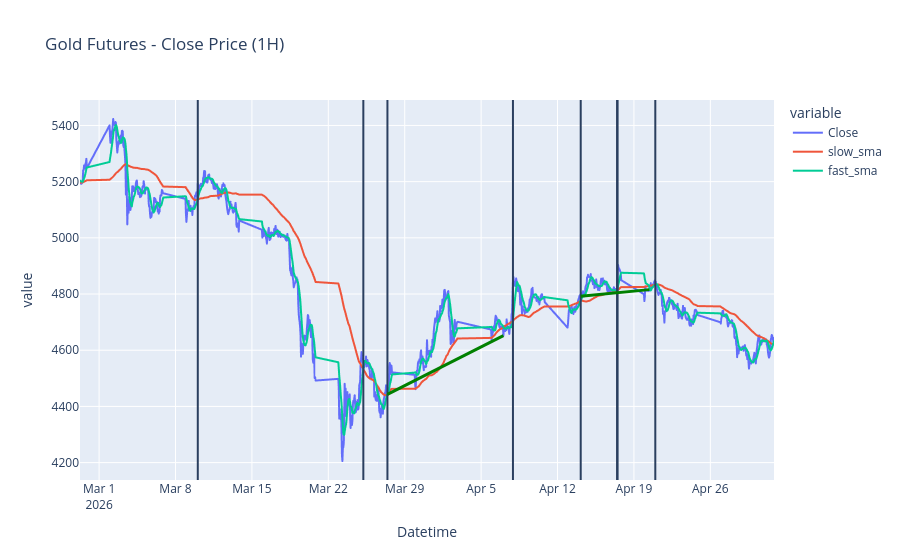

The notebook cell saved with this chart:
### Code cell
# visulizing 1hr close price
fig = px.line(df, x="Datetime", y=["Close", 'slow_sma', 'fast_sma'], title="Gold Futures - Close Price (1H)")

# visualsing all identified buy signals (bullish crossovers)
for i, row in signal.iterrows():
    fig.add_vline(x=row.Datetime)

for i, row in result[result['status'] == 'closed'].iterrows():

    if row.profit > 0:
        fig.add_shape(type="line",
                      x0=row.open_datetime, y0=row.open_price, x1=row.close_datetime, y1=row.close_price,
                      line=dict(color="Green",width=3))

fig.show()

### Figure 1 — Plotly figure (JSON) as saved in the notebook; plotly's stock layout.template omitted (floating-point values rounded to 4 significant figures; data arrays with more than 128 entries replaced by an {"elided": "..."} marker saying what was removed)
{"data": [{"hovertemplate": "variable=Close<br>Datetime=%{x}<br>value=%{y}<extra></extra>", "legendgroup": "Close", "line": {"color": "#636efa", "dash": "solid"}, "marker": {"symbol": "circle"}, "mode": "lines", "name": "Close", "showlegend": true, "type": "scattergl", "x": {"elided": "1022 str values"}, "xaxis": "x", "y": {"elided": "1022 float values"}, "yaxis": "y"}, {"hovertemplate": "variable=slow_sma<br>Datetime=%{x}<br>value=%{y}<extra></extra>", "legendgroup": "slow_sma", "line": {"color": "#EF553B", "dash": "solid"}, "marker": {"symbol": "circle"}, "mode": "lines", "name": "slow_sma", "showlegend": true, "type": "scattergl", "x": {"elided": "1022 str values"}, "xaxis": "x", "y": {"elided": "1022 float values"}, "yaxis": "y"}, {"hovertemplate": "variable=fast_sma<br>Datetime=%{x}<br>value=%{y}<extra></extra>", "legendgroup": "fast_sma", "line": {"color": "#00cc96", "dash": "solid"}, "marker": {"symbol": "circle"}, "mode": "lines", "name": "fast_sma", "showlegend": true, "type": "scattergl", "x": {"elided": "1022 str values"}, "xaxis": "x", "y": {"elided": "1022 float values"}, "yaxis": "y"}], "layout": {"legend": {"title": {"text": "variable"}, "tracegroupgap": 0}, "shapes": [{"type": "line", "x0": "2026-03-10T01:00:00+00:00", "x1": "2026-03-10T01:00:00+00:00", "xref": "x", "y0": 0, "y1": 1, "yref": "y domain"}, {"type": "line", "x0": "2026-03-25T05:00:00+00:00", "x1": "2026-03-25T05:00:00+00:00", "xref": "x", "y0": 0, "y1": 1, "yref": "y domain"}, {"type": "line", "x0": "2026-03-27T10:00:00+00:00", "x1": "2026-03-27T10:00:00+00:00", "xref": "x", "y0": 0, "y1": 1, "yref": "y domain"}, {"type": "line", "x0": "2026-04-07T22:00:00+00:00", "x1": "2026-04-07T22:00:00+00:00", "xref": "x", "y0": 0, "y1": 1, "yref": "y domain"}, {"type": "line", "x0": "2026-04-14T03:00:00+00:00", "x1": "2026-04-14T03:00:00+00:00", "xref": "x", "y0": 0, "y1": 1, "yref": "y domain"}, {"type": "line", "x0": "2026-04-17T11:00:00+00:00", "x1": "2026-04-17T11:00:00+00:00", "xref": "x", "y0": 0, "y1": 1, "yref": "y domain"}, {"type": "line", "x0": "2026-04-17T12:00:00+00:00", "x1": "2026-04-17T12:00:00+00:00", "xref": "x", "y0": 0, "y1": 1, "yref": "y domain"}, {"type": "line", "x0": "2026-04-20T23:00:00+00:00", "x1": "2026-04-20T23:00:00+00:00", "xref": "x", "y0": 0, "y1": 1, "yref": "y domain"}, {"line": {"color": "Green", "width": 3}, "type": "line", "x0": "2026-03-27T10:00:00+00:00", "x1": "2026-04-07T01:00:00+00:00", "y0": 4443.0, "y1": 4652.0}, {"line": {"color": "Green", "width": 3}, "type": "line", "x0": "2026-04-14T03:00:00+00:00", "x1": "2026-04-20T10:00:00+00:00", "y0": 4792.0, "y1": 4816.0}], "title": {"text": "Gold Futures - Close Price (1H)"}, "xaxis": {"anchor": "y", "domain": [0, 1], "title": {"text": "Datetime"}}, "yaxis": {"anchor": "x", "domain": [0, 1], "title": {"text": "value"}}}}
